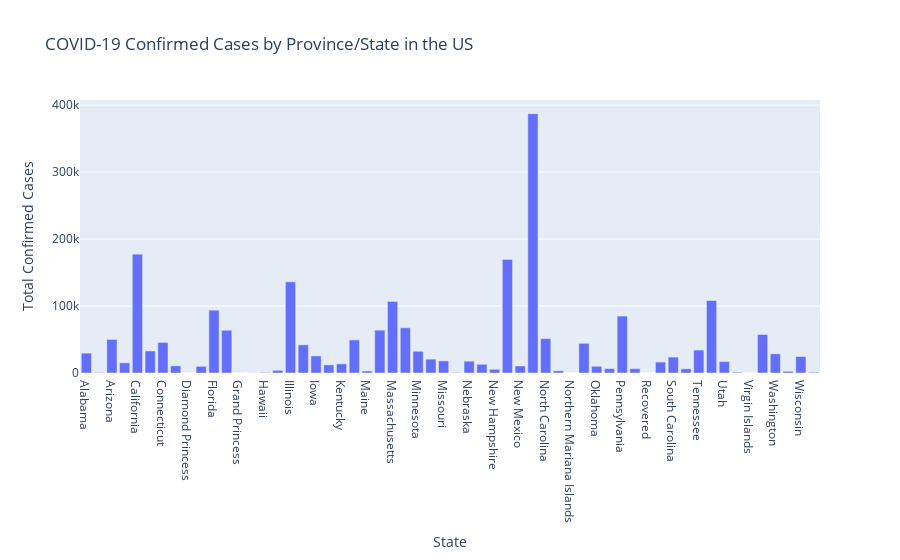

Here is the notebook cell this chart was saved with:
### Markdown cell above
### Plot Province/State Wise Confirmed cases in USA

### Code cell
fig = px.bar(us_df, x='Province_State', y='Confirmed', 
             title='COVID-19 Confirmed Cases by Province/State in the US',
             labels={'Province_State': 'State', 'Confirmed': 'Total Confirmed Cases'})
fig.update_layout(xaxis_title='State', yaxis_title='Total Confirmed Cases', showlegend=False)
fig.show()

### Figure 1 — Plotly figure (JSON) as saved in the notebook; plotly's stock layout.template omitted (floating-point values rounded to 4 significant figures)
{"data": [{"alignmentgroup": "True", "hovertemplate": "State=%{x}<br>Total Confirmed Cases=%{y}<extra></extra>", "legendgroup": "", "marker": {"color": "#636efa", "pattern": {"shape": ""}}, "name": "", "offsetgroup": "", "orientation": "v", "showlegend": false, "textposition": "auto", "type": "bar", "x": ["Alabama", "Alaska", "Arizona", "Arkansas", "California", "Colorado", "Connecticut", "Delaware", "Diamond Princess", "District of Columbia", "Florida", "Georgia", "Grand Princess", "Guam", "Hawaii", "Idaho", "Illinois", "Indiana", "Iowa", "Kansas", "Kentucky", "Louisiana", "Maine", "Maryland", "Massachusetts", "Michigan", "Minnesota", "Mississippi", "Missouri", "Montana", "Nebraska", "Nevada", "New Hampshire", "New Jersey", "New Mexico", "New York", "North Carolina", "North Dakota", "Northern Mariana Islands", "Ohio", "Oklahoma", "Oregon", "Pennsylvania", "Puerto Rico", "Recovered", "Rhode Island", "South Carolina", "South Dakota", "Tennessee", "Texas", "Utah", "Vermont", "Virgin Islands", "Virginia", "Washington", "West Virginia", "Wisconsin", "Wyoming"], "xaxis": "x", "y": [29683, 755, 50127, 15142, 177444, 32886, 45715, 10681, 49, 9984, 93797, 63809, 103, 222, 789, 4004, 136104, 42061, 25496, 12097, 13630, 49385, 2938, 63956, 106936, 67545, 32467, 20641, 18121, 698, 17707, 12976, 5518, 169522, 10430, 387272, 51390, 3289, 30, 44261, 10038, 6572, 85020, 6463, 0, 16337, 23756, 6225, 34256, 108111, 17068, 1147, 73, 57443, 28676, 2500, 24539, 1179], "yaxis": "y"}], "layout": {"barmode": "relative", "legend": {"tracegroupgap": 0}, "showlegend": false, "title": {"text": "COVID-19 Confirmed Cases by Province/State in the US"}, "xaxis": {"anchor": "y", "domain": [0, 1], "title": {"text": "State"}}, "yaxis": {"anchor": "x", "domain": [0, 1], "title": {"text": "Total Confirmed Cases"}}}}
